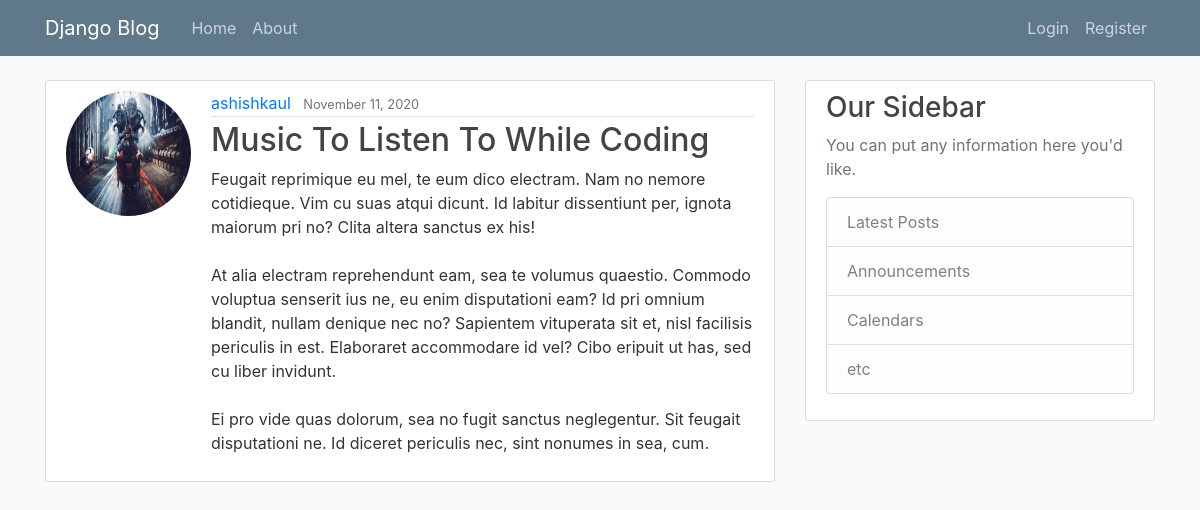
The page /post/26/ on the database its author committed.
### blog/models.py (models this page shows, shortened)
class Post(models.Model):
    title = models.CharField(max_length=100)
    post = models.TextField()
    date_posted = models.DateTimeField(default=timezone.now)
    author = models.ForeignKey(User, on_delete=models.CASCADE)

### users/models.py (models this page shows, shortened)
class Profile(models.Model):
    user = models.OneToOneField(User, on_delete=models.CASCADE)
    image = models.ImageField(default='default.jpeg', upload_to='profile-pics')

### blog/views.py (the view)
# urls.py: path('post/<int:pk>/', PostDetailView.as_view(), name='post-detail'),
class PostDetailView(DetailView):
    model = Post

### blog/templates/blog/post_detail.html (shortened to what this page needs)
{% extends "blog/base.html" %}
{% block content %}
  <article class="media content-section">
  <img class="rounded-circle account-img" src="{{ object.author.profile.image.url }}">
  <div class="media-body">
    <div class="article-metadata">
      <a class="mr-2" href="{% url 'user-posts' object.author.username %}">{{ object.author }}</a>
      <small class="text-muted">{{ object.date_posted|date:"F d, Y" }}</small>
    </div>
    <h2 class="article-content">{{ object.title }}</h2>
    <p class="article-content">{{ object.post }}</p>
  </div>
  </article>
{% endblock content %}

### blog/templates/blog/static/blog/main.css (style rules this page uses)
body { background: #fafafa; color: #333333; margin-top: 5rem; }
h1, h2, h3, h4, h5, h6 { color: #444444; }
.content-section { background: #ffffff; padding: 10px 20px; border: 1px solid #dddddd; border-radius: 3px; margin-bottom: 20px; }
.article-content { white-space: pre-line; }
.article-metadata { padding-bottom: 1px; margin-bottom: 4px; border-bottom: 1px solid #e3e3e3 }
.account-img { height: 125px; width: 125px; margin-right: 20px; margin-bottom: 16px; }

### rows shown on the page
Post: author.profile.image (picture), author "ashishkaul", date_posted "November 11, 2020", title "Music To Listen To While Coding", post "Feugait reprimique eu mel, te eum dico electram. Nam no nemore cotidieque. Vim cu suas atqui dicunt. Id labitur dissentiunt per, ignota maiorum pri no? Clita altera sanctus ex his! At alia electram reprehendunt eam, sea te volumus quaestio. Commodo voluptua senserit ius ne, eu enim disputationi eam? Id pri omnium blandit, nullam denique nec no? Sapientem vituperata sit et, nisl facilisis periculis in est. Elaboraret accommodare id vel? Cibo eripuit ut has, sed cu liber invidunt. Ei pro vide quas dolorum, sea no fugit sanctus neglegentur. Sit feugait disputationi ne. Id diceret periculis nec, sint nonumes in sea, cum."
